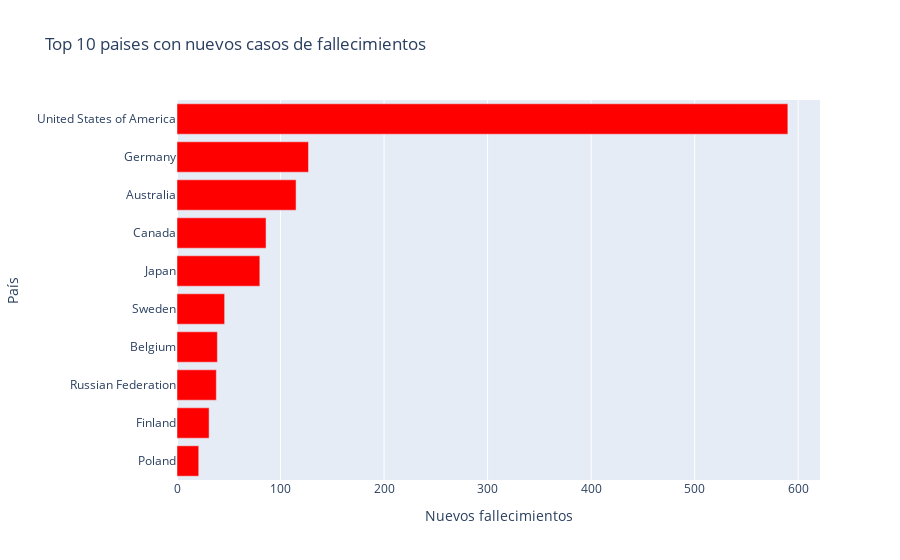

Here is the notebook cell this chart was saved with:
### Code cell
NewDeaths_top10 = df_clean.groupby('Country').max().sort_values('NewDeaths', ascending=False)[:10]
horizontal_bar_chart(NewDeaths_top10,NewDeaths_top10.NewDeaths, NewDeaths_top10.index,
                     'Top 10 paises con nuevos casos de fallecimientos', 'Nuevos fallecimientos','País','red')

### Figure 1 — Plotly figure (JSON) as saved in the notebook; plotly's stock layout.template omitted (floating-point values rounded to 4 significant figures)
{"data": [{"alignmentgroup": "True", "hovertemplate": "Nuevos fallecimientos=%{x}<br>País=%{y}<extra></extra>", "legendgroup": "", "marker": {"color": "red", "pattern": {"shape": ""}}, "name": "", "offsetgroup": "", "orientation": "h", "showlegend": false, "textposition": "auto", "type": "bar", "x": [590, 127, 115, 86, 80, 46, 39, 38, 31, 21], "xaxis": "x", "y": ["United States of America", "Germany", "Australia", "Canada", "Japan", "Sweden", "Belgium", "Russian Federation", "Finland", "Poland"], "yaxis": "y"}], "layout": {"barmode": "relative", "legend": {"tracegroupgap": 0}, "title": {"text": "Top 10 paises con nuevos casos de fallecimientos"}, "xaxis": {"anchor": "y", "domain": [0, 1], "title": {"text": "Nuevos fallecimientos"}}, "yaxis": {"anchor": "x", "categoryorder": "total ascending", "domain": [0, 1], "title": {"text": "País"}}}}
